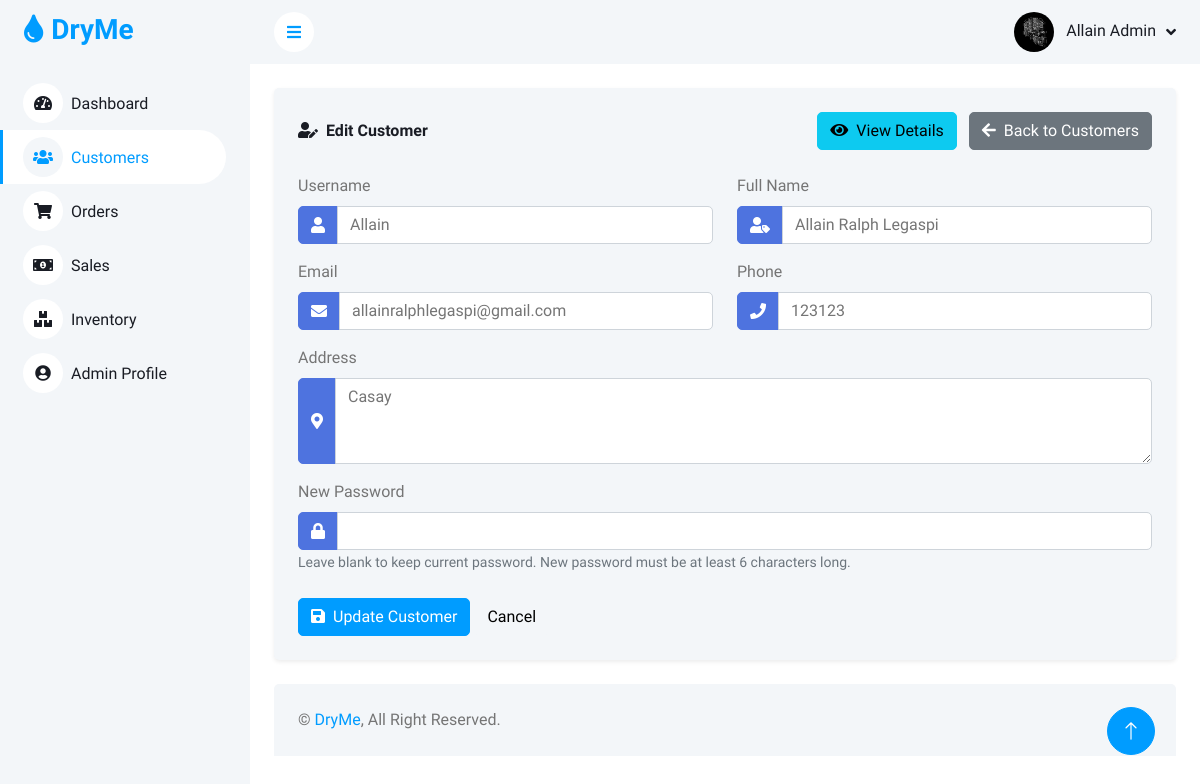
The app's page /admin/edit_user.php?id=1 (signed in) with its own data.
### tables this page shows
CREATE TABLE `customers` (
  `customer_id` int(11) NOT NULL,
  `username` varchar(50) NOT NULL,
  `password` varchar(255) NOT NULL,
  `email` varchar(100) NOT NULL,
  `full_name` varchar(100) NOT NULL,
  `phone` varchar(20) DEFAULT NULL,
  `address` text DEFAULT NULL,
  `role` enum('admin','customer') DEFAULT 'customer',
  `created_at` timestamp NOT NULL DEFAULT current_timestamp(),
  `updated_at` timestamp NOT NULL DEFAULT current_timestamp() ON UPDATE current_timestamp()
);

### admin/edit_user.php (the view, shortened to what this page needs)
<?php
require_once '../includes/db_connect.php';
$stmt = $pdo->prepare("SELECT * FROM admins WHERE admin_id = ?");
$stmt->execute([$_SESSION['admin_id']]);
$admin = $stmt->fetch();
$customer_id = $_GET['id'];
$stmt = $pdo->prepare("SELECT * FROM customers WHERE customer_id = ?");
$stmt->execute([$customer_id]);
$customer = $stmt->fetch();
?>
<!DOCTYPE html>
<html lang="en">
<head>
    <link href="https://cdnjs.cloudflare.com/ajax/libs/font-awesome/5.10.0/css/all.min.css" rel="stylesheet">
    <link href="https://cdn.jsdelivr.net/npm/bootstrap-icons@1.4.1/font/bootstrap-icons.css" rel="stylesheet">
    <link href="https://cdn.jsdelivr.net/npm/sweetalert2@11/dist/sweetalert2.min.css" rel="stylesheet">
    <link href="lib/owlcarousel/assets/owl.carousel.min.css" rel="stylesheet">
    <link href="lib/tempusdominus/css/tempusdominus-bootstrap-4.min.css" rel="stylesheet" />
    <link href="css/bootstrap.min.css" rel="stylesheet">
    <link href="css/style.css" rel="stylesheet">
</head>
<body>
    <div class="container-fluid position-relative bg-white d-flex p-0">
        <div class="sidebar pe-4 pb-3">
            <nav class="navbar bg-light navbar-light">
                <a href="index.php" class="navbar-brand mx-4 mb-3">
                    <h3 class="text-primary"><i class="fa fa-tint me-2"></i>DryMe</h3>
                </a>
                <div class="navbar-nav w-100">
                    <a href="index.php" class="nav-item nav-link"><i class="fa fa-tachometer-alt me-2"></i>Dashboard</a>
                    <a href="customers.php" class="nav-item nav-link active"><i class="fa fa-users me-2"></i>Customers</a>
                    <a href="orders.php" class="nav-item nav-link"><i class="fa fa-shopping-cart me-2"></i>Orders</a>
                    <a href="sales.php" class="nav-item nav-link"><i class="fa fa-money-bill-alt me-2"></i>Sales</a>
                    <a href="inventory.php" class="nav-item nav-link"><i class="fa fa-boxes me-2"></i>Inventory</a>
                    <a href="profile.php" class="nav-item nav-link"><i class="fa fa-user-circle me-2"></i>Admin Profile</a>
                </div>
            </nav>
        </div>
        <div class="content">
            <nav class="navbar navbar-expand bg-light navbar-light sticky-top px-4 py-0">
                <a href="#" class="sidebar-toggler flex-shrink-0">
                    <i class="fa fa-bars"></i>
                </a>
                <div class="navbar-nav align-items-center ms-auto">
                    <div class="nav-item dropdown">
                        <a href="#" class="nav-link dropdown-toggle" data-bs-toggle="dropdown">
                            <img class="rounded-circle me-lg-2" src="<?php echo isset($admin['profile_picture']) && $admin['profile_picture'] ? 'img/profile/' . $admin['profile_picture'] : 'img/user.jpg'; ?>" alt="" style="width: 40px; height: 40px; object-fit: cover;">
                            <span class="d-none d-lg-inline-flex"><?php echo htmlspecialchars($admin['full_name']); ?></span>
                        </a>
                    </div>
                </div>
            </nav>
            <div class="container-fluid pt-4 px-4">
                <div class="row g-4">
                    <div class="col-12">
                        <div class="bg-light rounded h-100 p-4 shadow-sm">
                            <div class="d-flex justify-content-between align-items-center mb-4">
                                <h6 class="mb-0"><i class="fa fa-user-edit me-2"></i>Edit Customer</h6>
                                <div>
                                    <a href="view_customer.php?id=<?php echo $customer_id; ?>" class="btn btn-info me-2"><i class="fa fa-eye me-2"></i>View Details</a>
                                    <a href="customers.php" class="btn btn-secondary"><i class="fa fa-arrow-left me-2"></i>Back to Customers</a>
                                </div>
                            </div>
                            <form method="POST" action="" id="edit-customer-form">
                                <div class="row mb-3">
                                    <div class="col-md-6">
                                        <label class="form-label">Username</label>
                                        <div class="input-group">
                                            <span class="input-group-text"><i class="fa fa-user"></i></span>
                                            <input type="text" class="form-control" name="username" value="<?php echo htmlspecialchars($customer['username']); ?>" required>
                                        </div>
                                    </div>
                                    <div class="col-md-6">
                                        <label class="form-label">Full Name</label>
                                        <div class="input-group">
                                            <span class="input-group-text"><i class="fa fa-user-tag"></i></span>
                                            <input type="text" class="form-control" name="full_name" value="<?php echo htmlspecialchars($customer['full_name']); ?>" required>
                                        </div>
                                    </div>
                                </div>
                                <div class="row mb-3">
                                    <div class="col-md-6">
                                        <label class="form-label">Email</label>
                                        <div class="input-group">
                                            <span class="input-group-text"><i class="fa fa-envelope"></i></span>
                                            <input type="email" class="form-control" name="email" value="<?php echo htmlspecialchars($customer['email']); ?>" required>
                                        </div>
                                    </div>
                                    <div class="col-md-6">
                                        <label class="form-label">Phone</label>
                                        <div class="input-group">
                                            <span class="input-group-text"><i class="fa fa-phone"></i></span>
                                            <input type="text" class="form-control" name="phone" value="<?php echo htmlspecialchars($customer['phone']); ?>" required>
                                        </div>
                                    </div>
                                </div>
                                <div class="mb-3">
                                    <label class="form-label">Address</label>
                                    <div class="input-group">
                                        <span class="input-group-text"><i class="fa fa-map-marker-alt"></i></span>
                                        <textarea class="form-control" name="address" rows="3" required><?php echo htmlspecialchars($customer['address']); ?></textarea>
                                    </div>
                                </div>
                                <div class="mb-3">
                                    <label class="form-label">New Password</label>
                                    <div class="input-group">
                                        <span class="input-group-text"><i class="fa fa-lock"></i></span>
                                        <input type="password" class="form-control" name="password" id="password">
                                    </div>
                                    <small class="text-muted">Leave blank to keep current password. New password must be at least 6 characters long.</small>
                                </div>
                                <div class="mt-4">
                                    <button type="submit" class="btn btn-primary"><i class="fa fa-save me-2"></i>Update Customer</button>
                                    <a href="customers.php" class="btn btn-light">Cancel</a>
                                </div>
                            </form>
                        </div>
                    </div>
                </div>
            </div>
            <div class="container-fluid pt-4 px-4">
                <div class="bg-light rounded-top p-4">
                    <div class="row">
                        <div class="col-12 col-sm-6 text-center text-sm-start">
                            &copy; <a href="#">DryMe</a>, All Right Reserved.
                        </div>
                    </div>
                </div>
            </div>
        </div>
        <a href="#" class="btn btn-lg btn-primary btn-lg-square back-to-top"><i class="bi bi-arrow-up"></i></a>
    </div>
</body>
</html>

### admin/css/style.css (style rules this page uses)
:root { --primary: #009CFF; --light: #F3F6F9; --dark: #191C24; }
.back-to-top { position: fixed; display: none; right: 45px; bottom: 45px; z-index: 99; }
.btn { transition: .5s; }
.btn.btn-primary { color: #FFFFFF; }
.btn-lg-square { width: 48px; height: 48px; }
.btn-square, .btn-sm-square, .btn-lg-square { padding: 0; display: inline-flex; align-items: center; justify-content: center; font-weight: normal; border-radius: 50px; }
.sidebar { position: fixed; top: 0; left: 0; bottom: 0; width: 250px; height: 100vh; overflow-y: auto; background: var(--light); transition: 0.5s; z-index: 999; }
.content { margin-left: 250px; min-height: 100vh; background: #FFFFFF; transition: 0.5s; }
@media (min-width: 992px) { .sidebar { margin-left: 0; } }
@media (min-width: 992px) { .content { width: calc(100% - 250px); } }
.sidebar .navbar .navbar-nav .nav-link { padding: 7px 20px; color: var(--dark); font-weight: 500; border-left: 3px solid var(--light); border-radius: 0 30px 30px 0; outline: none; }
.sidebar .navbar .navbar-nav .nav-link:hover, .sidebar .navbar .navbar-nav .nav-link.active { color: var(--primary); background: #FFFFFF; border-color: var(--primary); }
.sidebar .navbar .navbar-nav .nav-link i { width: 40px; height: 40px; display: inline-flex; align-items: center; justify-content: center; background: #FFFFFF; border-radius: 40px; }
.sidebar .navbar .navbar-nav .nav-link:hover i, .sidebar .navbar .navbar-nav .nav-link.active i { background: var(--light); }
.content .navbar .navbar-nav .nav-link { margin-left: 25px; padding: 12px 0; color: var(--dark); outline: none; }
.content .navbar .sidebar-toggler, .content .navbar .navbar-nav .nav-link i { width: 40px; height: 40px; display: inline-flex; align-items: center; justify-content: center; background: #FFFFFF; border-radius: 40px; }
.content .navbar .dropdown-toggle::after { margin-left: 6px; vertical-align: middle; border: none; content: "\f107"; font-family: "Font Awesome 5 Free"; font-weight: 900; transition: .5s; }

### admin/edit_user.php (style rules this page uses)
.input-group-text { background-color: #4e73df; color: white; border: 1px solid #4e73df; }

### records on screen
customers: username "Allain", full_name "Allain Ralph Legaspi", email "allainralphlegaspi@gmail.com", phone "123123", address "Casay"

### other values on screen
$admin['full_name'] "Allain Admin"
